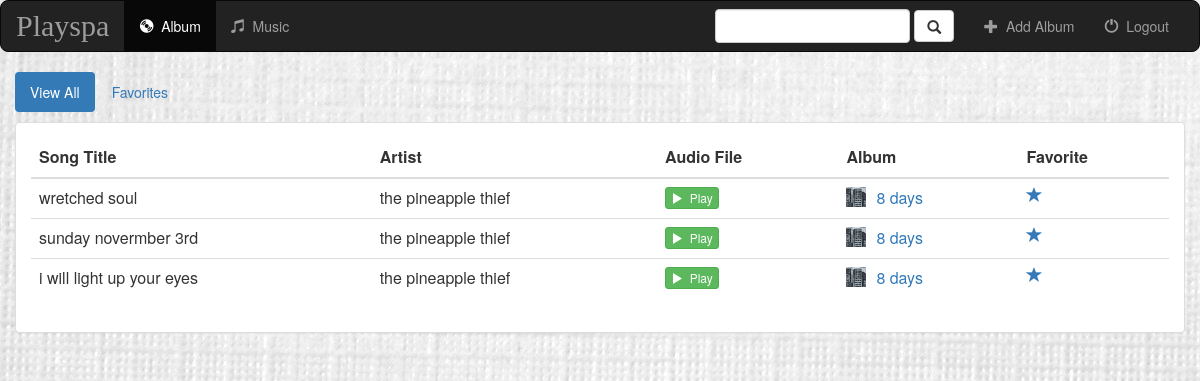
The page /music/songs/all/ (signed in) on the database its author committed.
### music/models.py (models this page shows, shortened)
class Song(models.Model):
    album= models.ForeignKey('Album', on_delete=models.CASCADE)
    song_title= models.CharField(max_length=200)
    audio_file= models.FileField(default='')
    is_favorite= models.BooleanField(default=False)

class Album(models.Model):
    user= models.ForeignKey(User, default=1,on_delete=models.DO_NOTHING)
    artist= models.CharField(max_length=100)
    album_title= models.CharField(max_length=200)
    genre= models.CharField(max_length=50)
    album_logo= models.FileField()
    album_favorite= models.BooleanField(default=False)

### music/views.py (the view)
# urls.py: url(r'^songs/(?P<filter_by>[a-zA_Z]+)/$', views.songs, name='songs'),
def songs(request, filter_by):
    if not request.user.is_authenticated:
        return render(request, 'music/login.html')
    else:
        try:
            song_ids = []
            for album in Album.objects.filter(user=request.user):
                for song in album.song_set.all():
                    song_ids.append(song.pk)
            users_songs = Song.objects.filter(pk__in=song_ids)
            if filter_by == 'favorites':
                users_songs = users_songs.filter(is_favorite=True)
        except Album.DoesNotExist:
            users_songs = []
        return render(request, 'music/music_home.html', {
            'song_list': users_songs,
            'filter_by': filter_by,
})

### music/templates/music/music_home.html (shortened to what this page needs)
{% extends 'music/base.html' %}
{% block body %}
<div class="container-fluid songs-container">
    <div class="row">
        <div class="col-sm-12">
            <ul class="nav nav-pills" style="margin-bottom: 10px;">
                <li role="presentation" {% if filter_by == 'all' %}class="active"{% endif %}>
                  <a href="{% url 'music:songs' 'all' %}">View All</a>
                </li>
                <li role="presentation" {% if filter_by == 'favorites' %}class="active"{% endif %}>
                  <a href="{% url 'music:songs' 'favorites' %}">Favorites</a>
                </li>
            </ul>
        </div>
    </div>
    <div class="row">
        <div class="col-sm-12">
            <div class="panel panel-default">
                <div class="panel-body">
                    <table class="table">
                        <thead>
                            <tr>
                                <th>Song Title</th>
                                <th>Artist</th>
                                <th>Audio File</th>
                                <th>Album</th>
                                <th>Favorite</th>
                            </tr>
                        </thead>
                        <tbody>
                            {% for song in song_list %}
                                <tr>
                                    <td>{{ song.song_title }}</td>
                                    <td>{{ song.album.artist }}</td>
                                    <td>
                                        <a target="_blank" href="{{ song.audio_file.url }}">
                                            <button type="button" class="btn btn-success btn-xs">
                                                <span class="glyphicon glyphicon-play"></span>&nbsp; Play
                                            </button>
                                        </a>
                                    </td>
                                    <td>
                                        <a href="{% url 'music:detail' song.album.id %}">
                                            <img src="{{ song.album.album_logo.url }}" class="img-responsive" style="width: 20px; float: left; margin-right: 10px;" />
                                        </a>
                                        <a href="{% url 'music:detail' song.album.id %}">{{ song.album.album_title }}</a>
                                    </td>
                                    <td>
                                        <a href="{% url 'music:fav_song' song.id %}" class="btn-favorite">
                                          <span class="glyphicon glyphicon-star {% if song.is_favorite %}active{% endif %}"></span>
                                        </a>
                                    </td>
                                </tr>
                            {% endfor %}
                        </tbody>
                    </table>
                </div>
            </div>
        </div>
    </div>
</div>
{% endblock %}

### music/static/music/style_base.css (style rules this page uses)
body { background: white url("images/white_linen_background.jpg"); }

### rows shown on the page
Song: song_title "wretched soul", album.artist "the pineapple thief", album.album_logo (picture), album.album_title "8 days", is_favorite True (drawn)
Song: song_title "sunday novermber 3rd", album.artist "the pineapple thief", album.album_logo (picture), album.album_title "8 days", is_favorite True (drawn)
Song: song_title "i will light up your eyes", album.artist "the pineapple thief", album.album_logo (picture), album.album_title "8 days", is_favorite True (drawn)
